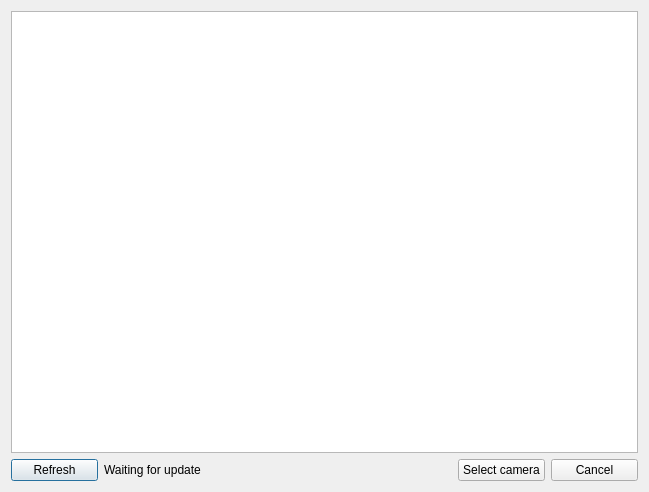
<?xml version="1.0" encoding="UTF-8"?>
<ui version="4.0">
 <class>JaiCamSelectDialog</class>
 <widget class="QDialog" name="JaiCamSelectDialog">
  <property name="geometry">
   <rect>
    <x>0</x>
    <y>0</y>
    <width>649</width>
    <height>492</height>
   </rect>
  </property>
  <property name="windowTitle">
   <string>Dialog</string>
  </property>
  <layout class="QVBoxLayout" name="verticalLayout_2" stretch="1,0">
   <item>
    <layout class="QVBoxLayout" name="verticalLayout">
     <item>
      <widget class="QTableWidget" name="tablewg_camera_list"/>
     </item>
    </layout>
   </item>
   <item>
    <layout class="QHBoxLayout" name="horizontalLayout" stretch="1,2,2,1,1">
     <item>
      <widget class="QPushButton" name="btn_refresh">
       <property name="text">
        <string>Refresh</string>
       </property>
      </widget>
     </item>
     <item>
      <widget class="QLabel" name="label_status">
       <property name="text">
        <string>Waiting for update</string>
       </property>
      </widget>
     </item>
     <item>
      <spacer name="horizontalSpacer">
       <property name="orientation">
        <enum>Qt::Orientation::Horizontal</enum>
       </property>
       <property name="sizeHint" stdset="0">
        <size>
         <width>40</width>
         <height>20</height>
        </size>
       </property>
      </spacer>
     </item>
     <item>
      <widget class="QPushButton" name="btn_select_confirm">
       <property name="text">
        <string>Select camera</string>
       </property>
      </widget>
     </item>
     <item>
      <widget class="QPushButton" name="btn_cancel">
       <property name="text">
        <string>Cancel</string>
       </property>
      </widget>
     </item>
    </layout>
   </item>
  </layout>
 </widget>
 <resources/>
 <connections/>
</ui>
